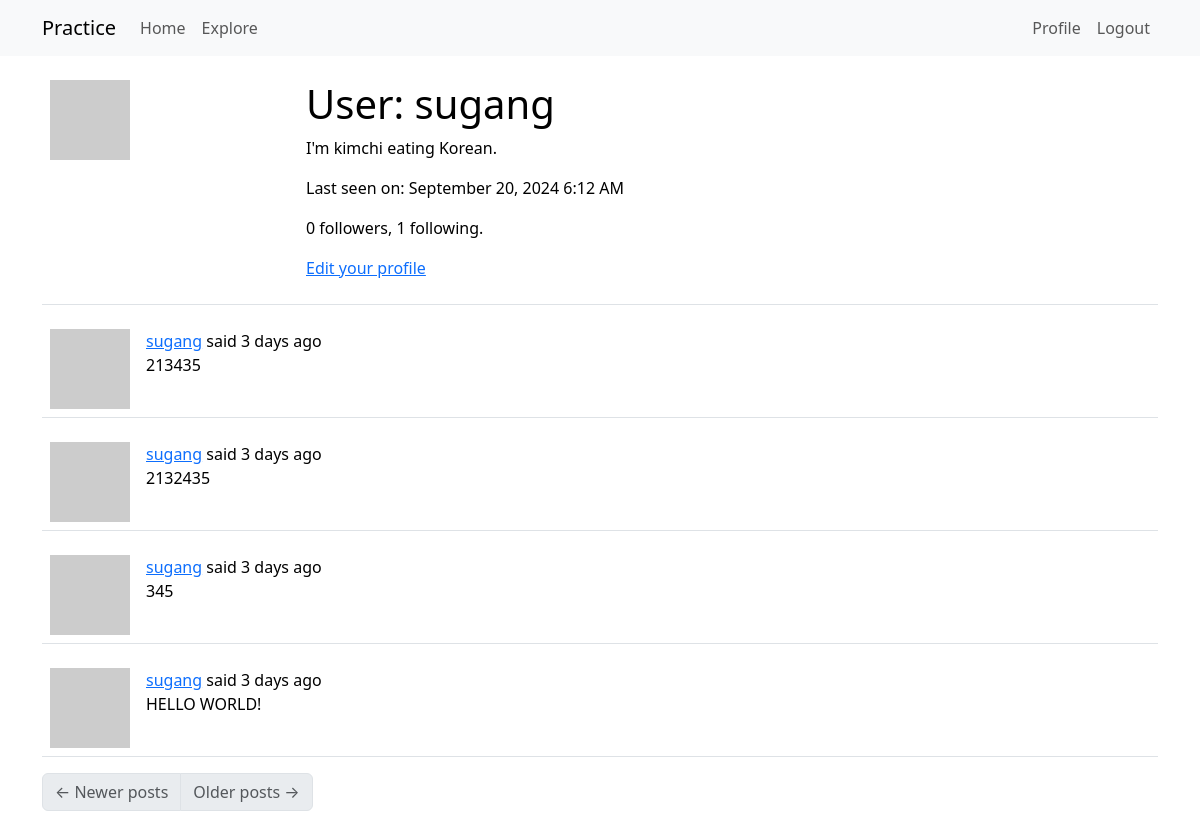
/user/sugang (signed in), run on an earlier commit of the app's database.
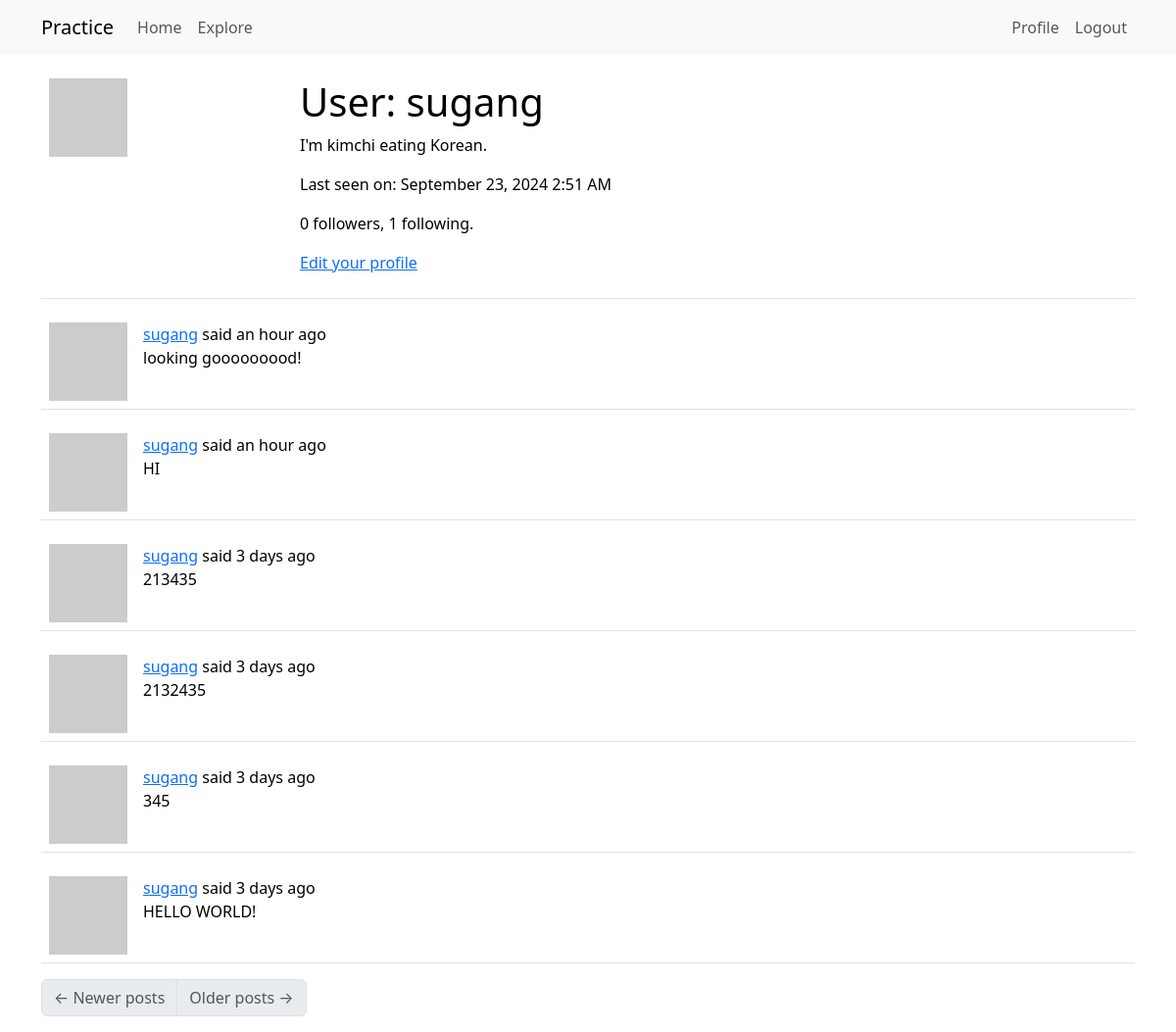
And on a later commit of the database.
### app/models.py (models this page shows, shortened)
class User(UserMixin, db.Model):
    id: so.Mapped[int] = so.mapped_column(primary_key=True)
    username: so.Mapped[str] = so.mapped_column(sa.String(64), index=True, unique=True)
    email: so.Mapped[str] = so.mapped_column(sa.String(120), index=True, unique=True)
    password_hash: so.Mapped[Optional[str]] = so.mapped_column(sa.String(256))
    about_me: so.Mapped[Optional[str]] = so.mapped_column(sa.String(140))
    last_seen: so.Mapped[Optional[datetime]] = so.mapped_column(
        default=lambda: datetime.now(timezone.utc)
    )
    def avatar(self, size):
        digest = md5(self.email.lower().encode("utf-8")).hexdigest()
        return f"https://www.gravatar.com/avatar/{digest}?d=identicon&s={size}"
    posts: so.WriteOnlyMapped["Post"] = so.relationship(back_populates="author")
    following: so.WriteOnlyMapped["User"] = so.relationship(
        secondary=followers,
        primaryjoin=(followers.c.follower_id == id),
        secondaryjoin=(followers.c.followed_id == id),
        back_populates="followers",
    )
    followers: so.WriteOnlyMapped["User"] = so.relationship(
        secondary=followers,
        primaryjoin=(followers.c.followed_id == id),
        secondaryjoin=(followers.c.follower_id == id),
        back_populates="following",
    )
    def followers_count(self):
        query = sa.select(sa.func.count()).select_from(
            self.followers.select().subquery()
        )
        return db.session.scalar(query)
    def following_count(self):
        query = sa.select(sa.func.count()).select_from(
            self.following.select().subquery()
        )
        return db.session.scalar(query)

class Post(db.Model):
    id: so.Mapped[int] = so.mapped_column(primary_key=True)
    body: so.Mapped[str] = so.mapped_column(sa.String(140))
    timestamp: so.Mapped[datetime] = so.mapped_column(
        index=True, default=lambda: datetime.now(timezone.utc)
    )
    user_id: so.Mapped[int] = so.mapped_column(sa.ForeignKey(User.id), index=True)
    author: so.Mapped[User] = so.relationship(back_populates="posts")

### app/routes.py (the view)
@app.route("/user/<username>")
@login_required
def user(username):
    user = db.first_or_404(sa.select(User).where(User.username == username))
    page = request.args.get("page", 1, type=int)
    query = user.posts.select().order_by(Post.timestamp.desc())
    posts = db.paginate(
        query, page=page, per_page=app.config["POSTS_PER_PAGE"], error_out=False
    )
    next_url = (
        url_for(
            "user",
            username=user.username,
            page=posts.next_num,
        )
        if posts.has_next
        else None
    )
    prev_url = (
        url_for(
            "user",
            username=user.username,
            page=posts.prev_num,
        )
        if posts.has_prev
        else None
    )
    form = EmptyForm()
    return render_template(
        "user.html",
        user=user,
        posts=posts,
        form=form,
        next_url=next_url,
        prev_url=prev_url,
    )

### app/models.py (called while the page is built)
@login.user_loader
def load_user(id):
    return db.session.get(User, int(id))

### app/routes.py (called while the page is built)
@app.before_request
def before_request():
    if current_user.is_authenticated:
        current_user.last_seen = datetime.now(timezone.utc)
        db.session.commit()

### app/templates/user.html (shortened to what this page needs)
{% extends "base.html" %}
{% block content %}
    <table class="table table-hover">
        <tr>
            <td width="256px">
                <img src="{{ user.avatar(256) }}">
            </td>
            <td>
                <h1>User: {{ user.username }}</h1>
                {% if user.about_me %}<p>{{ user.about_me }}</p>{% endif %}
                {% if user.last_seen %}<p>Last seen on: {{ moment(user.last_seen).format("LLL") }}</p>{% endif %}
                <p>{{ user.followers_count() }} followers, {{ user.following_count() }} following.</p>
                {% if user == current_user %}
                    <p>
                        <a href="{{ url_for("edit_profile") }}">Edit your profile</a>
                    </p>
                {% endif %}
            </td>
        </tr>
    </table>
    {% for post in posts %}
        {% include '_post.html' %}
    {% endfor %}
    <nav aria-label="Post navigation">
        <ul class="pagination">
            <li class="page-item{% if not prev_url %} disabled{% endif %}">
                <a class="page-link" href="{{ prev_url }}">
                    <span aria-hidden="true">&larr;</span> Newer posts
                </a>
            </li>
            <li class="page-item{% if not next_url %} disabled{% endif %}">
                <a class="page-link" href="{{ next_url }}">
                    Older posts <span aria-hidden="true">&rarr;</span>
                </a>
            </li>
        </ul>
    </nav>
{% endblock %}

### app/templates/base.html (shortened to what this page needs)
<!DOCTYPE html>
<html lang="en">
    <head>
        <link href="https://cdn.jsdelivr.net/npm/bootstrap@5.3.2/dist/css/bootstrap.min.css"
              rel="stylesheet"
>
    </head>
    <body>
        <nav class="navbar navbar-expand-lg bg-body-tertiary">
            <div class="container">
                <a class="navbar-brand" href="{{ url_for("index") }}">Practice</a>
                <div class="collapse navbar-collapse" id="navbarSupportedContent">
                    <ul class="navbar-nav me-auto mb-2 mb-lg-0">
                        <li class="nav-item">
                            <a class="nav-link" aria-current="page" href="{{ url_for("index") }}">Home</a>
                        </li>
                        <li class="nav-item">
                            <a class="nav-link" aria-current="page" href="{{ url_for("explore") }}">Explore</a>
                        </li>
                    </ul>
                    <ul class="navbar-nav mb-2 mb-lg-0">
                        {% if current_user.is_anonymous %}
                            <li class="nav-item">
                                <a class="nav-link" aria-current="page" href="{{ url_for("login") }}">Login</a>
                            </li>
                        {% else %}
                            <li class="nav-item">
                                <a class="nav-link"
                                   aria-current="page"
                                   href="{{ url_for('user', username=current_user.username) }}">Profile</a>
                            </li>
                            <li class="nav-item">
                                <a class="nav-link" aria-current="page" href="{{ url_for("logout") }}">Logout</a>
                            </li>
                        {% endif %}
                    </ul>
                </div>
            </div>
        </nav>
        <div class="container mt-3">
            {% block content %}{% endblock %}
        </div>
    </body>
</html>

### app/templates/_post.html
<table class="table table-hover">
    <tr>
        <td width="70px">
            <a href="{{ url_for('user', username=post.author.username) }}">
                <img src="{{ post.author.avatar(70) }}" />
            </a>
        </td>
        <td>
            <a href="{{ url_for('user', username=post.author.username) }}">{{ post.author.username }}</a>
            said {{ moment(post.timestamp).fromNow() }}
            <br>
            {{ post.body }}
        </td>
    </tr>
</table>

What changed in the data, as far as the page shows it:
changed User "sugang": last_seen "September 20, 2024 6:12 AM" → "September 23, 2024 2:51 AM"
added Post: author.username "sugang", timestamp "an hour ago", body "looking gooooooood!"
added Post: author.username "sugang", timestamp "an hour ago", body "HI"
